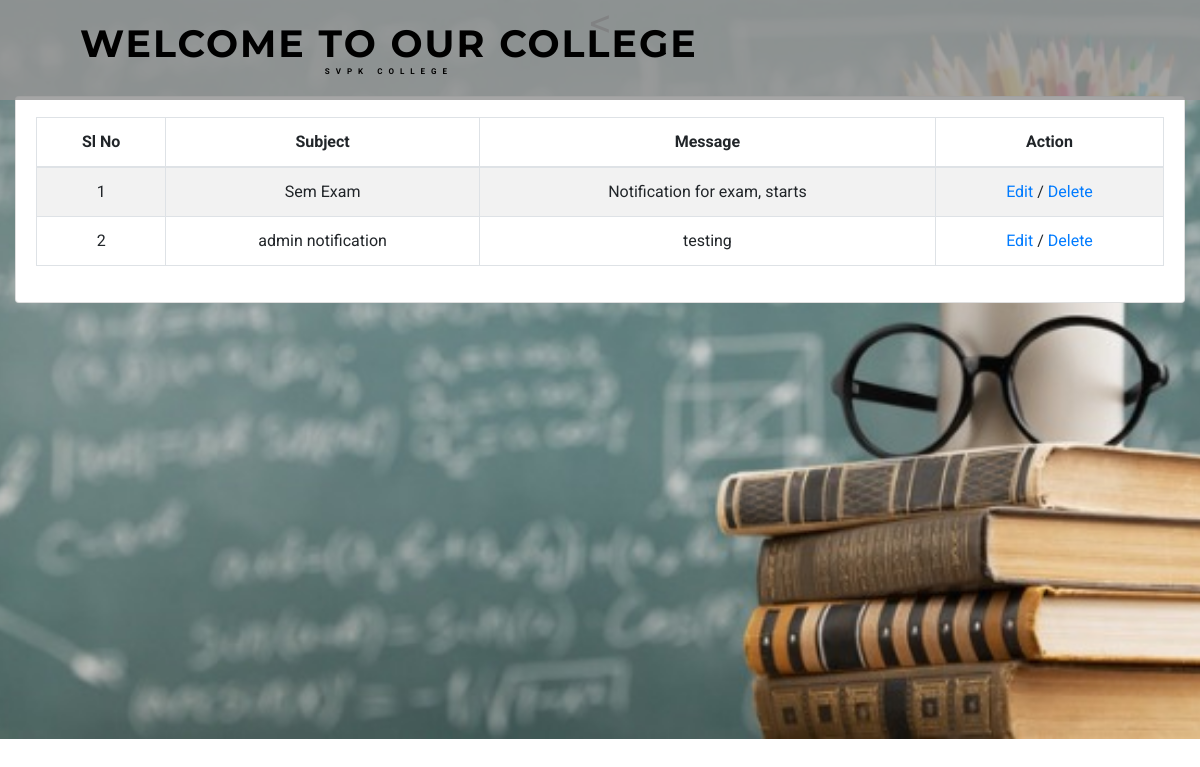
The app's page /view_notify.php with its own data.
### tables this page shows
CREATE TABLE `tbl_notification` (
  `notify_id` int(11) NOT NULL,
  `subject` varchar(20) NOT NULL,
  `message` varchar(50) NOT NULL
);

### view_notify.php (the view, shortened to what this page needs)
<?php
include('connect.php');
$query_ret = mysqli_query($con, "SELECT * FROM tbl_notification ");
?>
<!DOCTYPE html>
<html lang="zxx">
<head>
    <link href="css/bootstrap.css" type="text/css" rel="stylesheet" media="all">
    <link href="css/style.css" type="text/css" rel="stylesheet" media="all">
	<link rel="stylesheet" href="css/owl.theme.css" type="text/css" media="all">
	<link rel="stylesheet" href="css/owl.carousel.css" type="text/css" media="screen" property="" />
    <link href="css/fontawesome-all.min.css" rel="stylesheet">
</head>
<body>
    <div class="banner1">
        <header>
            <nav class="navbar navbar-expand-lg navbar-light bg-gradient-secondary pt-3">
               <h1><a class="navbar-brand" href="index.php">WELCOME TO OUR COLLEGE
							<span> SVPK COLLEGE</span>
						</a></h1>
			</nav>
        </header>
<h1 align="center"><</h1></br></br>
<section class="content">
      <div class="container-fluid">
        <div class="card">
            <div class="card-body">
<table id="category_table" class="table table-bordered table-striped">
                <thead>
                <tr>
                  <th style="text-align: center;">Sl No</th>
                  <th style="text-align: center;">Subject</th>
                  <th style="text-align: center;">Message</th>
                  <th style="text-align: center;">Action</th>
                </tr>
                </thead>
                <tbody>
                <?php $i = 0; while($data = mysqli_fetch_assoc($query_ret))
                {
                  $i++;
                ?>
                <tr>
                  <td align="center"><?php echo $i; ?></td>
                  <td align="center"><?php echo $data['subject']; ?></td>
                  <td align="center"><?php echo $data['message']; ?></td>
                  <td align="center"><a href="edit_noti.php?sc_id=<?php echo $data['notify_id']; ?>">Edit</a> / <a href="delete_noti.php?sd_id=<?php echo $data['notify_id']; ?>" onclick="return confirm('Do you want to delete?');" >Delete</a></td>
                </tr>
                <?php } ?>
              </tbody>
            </table>
             </div>
        </div>
      </div>
    </section>
</body>
</html>

### css/style.css (style rules this page uses)
body { margin: 0; font-family: 'Roboto', sans-serif; background: #fff; }
body a, .slider-info a { transition: 0.5s all; -webkit-transition: 0.5s all; -moz-transition: 0.5s all; -o-transition: 0.5s all; -ms-transition: 0.5s all; text-decoration: none; outline: none; }
h1, h2, h3, h4, h5, h6 { margin: 0; font-family: 'Montserrat', sans-serif; }
header h1, { line-height: 0; }
.navbar-light { padding: 1em 5em; position: absolute; z-index: 999; width: 100%; left: 0; background: #949494d6; }
.navbar-light .navbar-brand { color: #000000; font-size: 38px; font-family: 'Montserrat', sans-serif; font-weight: 700; letter-spacing: 2px; text-transform: uppercase; }
a.navbar-brand span { display: block; font-size: 8px; font-family: 'Roboto', sans-serif; letter-spacing: 6px; text-align: center; text-transform: uppercase; }
.banner1 { background: url(../images/qqq.JPG) center no-repeat; -webkit-background-size: cover; -moz-background-size: cover; -o-background-size: cover; -ms-background-size: cover; background-size: cover; position: relative; height: 739px; }

### records on screen
tbl_notification: subject "Sem Exam", message "Notification for exam, starts"
tbl_notification: subject "admin notification", message "testing"
